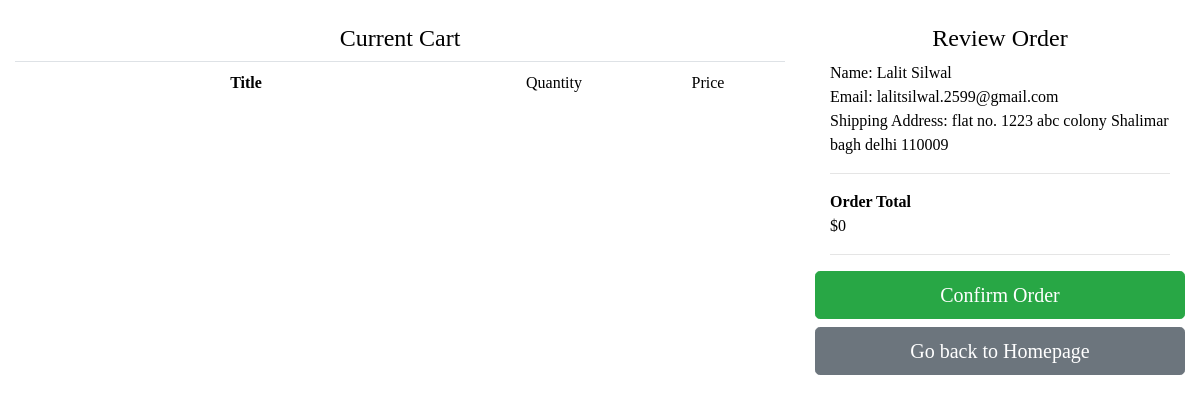
The page /MovieTime/review.php (signed in) on the database its author committed.
### tables this page shows
CREATE TABLE `USERS` (
  `ID` int(255) NOT NULL,
  `FIRSTNAME` varchar(255) NOT NULL,
  `LASTNAME` varchar(255) NOT NULL,
  `EMAIL` varchar(255) NOT NULL,
  `PASSWORD` varchar(255) NOT NULL,
  `ADDRESS` varchar(255) DEFAULT NULL,
  `CARDNUMBER` int(255) DEFAULT NULL,
  `CITY` varchar(20) DEFAULT NULL,
  `STATE` varchar(20) DEFAULT NULL,
  `ZIP_CODE` int(20) DEFAULT NULL
);

### MovieTime/review.php (the view, shortened to what this page needs)
<?php
$userID = $_SESSION["id"];
include("/srv/http/MovieTime/include/connection.php");
$userResult = $conn->query("SELECT FIRSTNAME, LASTNAME, EMAIL, ADDRESS, CITY, STATE, ZIP_CODE FROM USERS WHERE ID = '$userID'");
$userData = $userResult->fetch_assoc();
?>
<html>
<head>
    <link rel="stylesheet" href="/MovieTime/css/bootstrap.min.css">
    <link rel="stylesheet" href="/MovieTime/style.css">
</head>
<body>
    <secction class="container">
        <div class="row">
            <br>
            <div class="col-md-12">
                <div class="col-md-8 col-sm-6 col-xs-12 col-md-pull-6 col-sm-pull-6">
                    <div class="panel panel-default">
                        <div class="panel-heading text-center">
                            <h4>Current Cart</h4>
                        </div>
                        <div class="panel-body">
                            <table class="table borderless" style="width:100%;">
                                <thead>
                                    <tr>
                                        <td style="width:60%; text-align:center;"><strong>Title</strong></td>
                                        <td style="width:20%; text-align:center;">Quantity</td>
                                        <td style="width:20%; text-align:center;">Price</td>
                                    </tr>
                                </thead>
                                    <?php
                                    $total = 0;
                                        ?>
                            </table>
                        </div>
                    </div>
                </div>
                <div class="col-md-4 col-sm-6 col-xs-12 col-md-push-6 col-sm-push-6">
                    <div class="panel panel-default">
                        <div class="panel-heading text-center">
                            <h4>Review Order</h4>
                        </div>
                        <div class="panel-body">
                            <div class="col-md-12">
                                Name: <?php echo $userData["FIRSTNAME"] . " " . $userData["LASTNAME"]; ?>
                            </div>
                            <div class="col-md-12">
                                Email: <?php echo $userData["EMAIL"] ?>
                            </div>
                            <div class="col-md-12">
                                Shipping Address: <?php echo $userData["ADDRESS"] . " " . $userData["CITY"] . " " . $userData["STATE"] . " " . $userData["ZIP_CODE"]; ?>
                                <hr>
                            </div>
                            <div class="col-md-12">
                                <strong>Order Total</strong>
                                <div class="pull-right"><span>$</span><span><?php echo $total; ?></span></div>
                                <hr>
                            </div>
                            <a type="button" class="btn btn-success btn-lg btn-block" href="/MovieTime/confirmation.php">Confirm Order</a>
                            <a type="button" class="btn btn-secondary btn-lg btn-block" href="/MovieTime/index.php">Go back to Homepage</a>
                        </div>
                    </div>
                </div>
            </div>
        </div>
</body>
</html>

### MovieTime/style.css (style rules this page uses)
html, body { height: 100%; width: 100%; font-family: "Montserrat"; background-color: rgb(23, 23, 23); color: rgb(255, 255, 255); }
h1, h2, h3, h4, h5, h6 { font-family: "Montserrat-Bold"; }
.row { display: flex; flex-wrap: wrap; }
.row > div[class*='col-'] { display: flex; }
td, th { color: white; font-family: "Montsarrat"; }

### MovieTime/review.php (style rules this page uses)
body { background-color: white; color:black; }
td, th { color:black; padding: 10px; }

### rows shown on the page
users: FIRSTNAME "Lalit", LASTNAME "Silwal", EMAIL "lalitsilwal.2599@gmail.com", ADDRESS "flat no. 1223 abc colony", CITY "Shalimar bagh", STATE "delhi", ZIP_CODE "110009"

### other values the page prints
$total "0"
